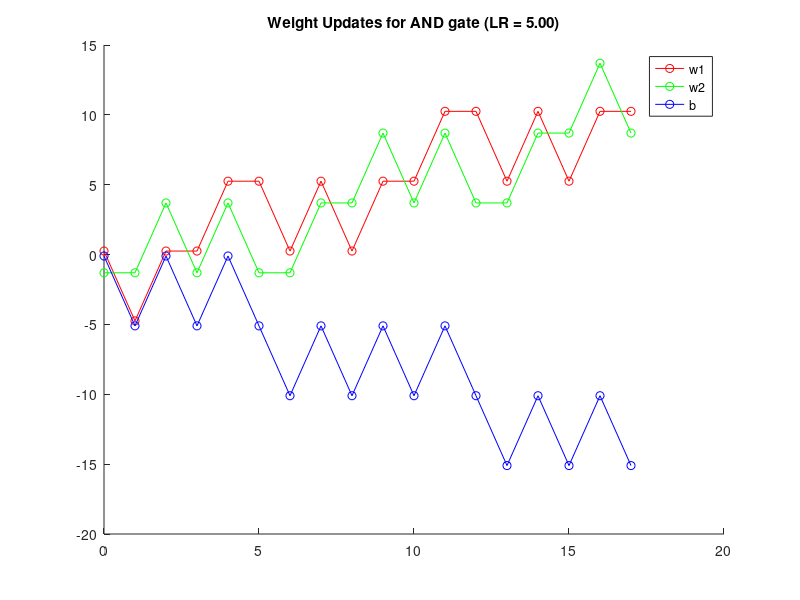
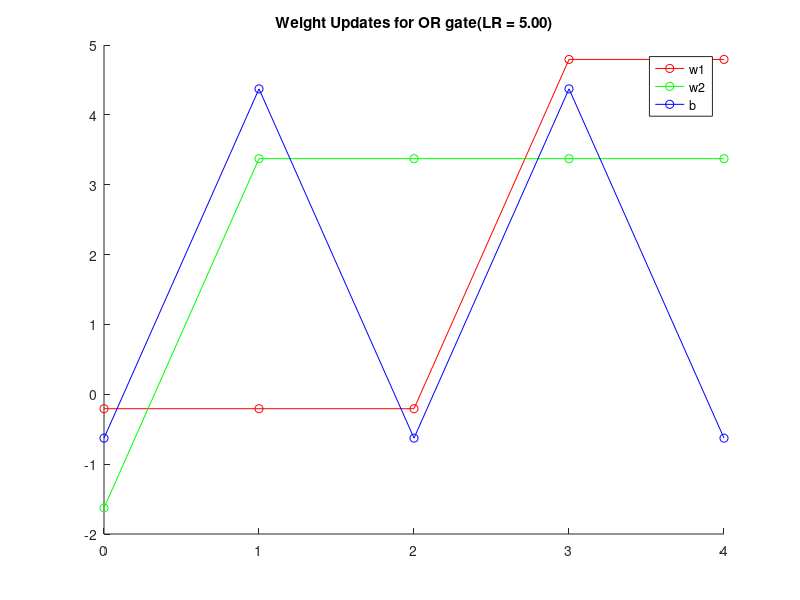
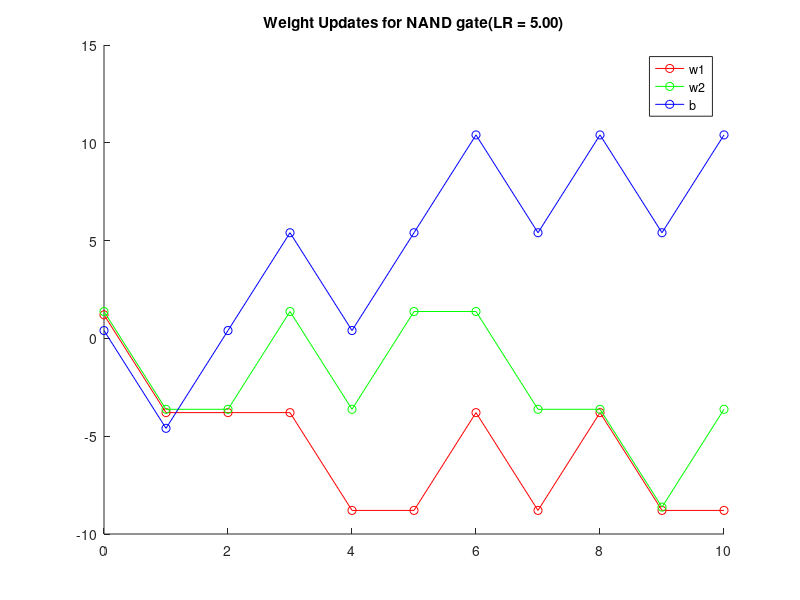
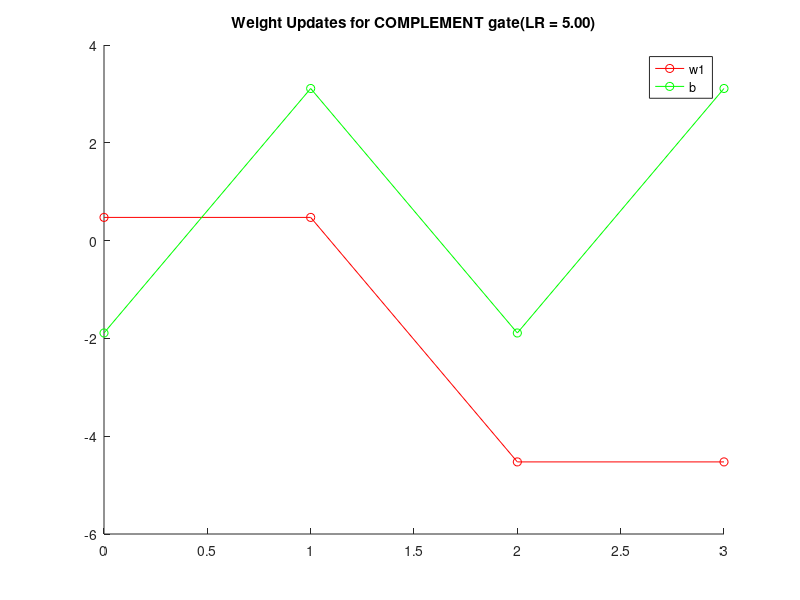

Reproduce these figures in MATLAB, in order.
clc
clear
close all

AND = [0 0 1 0; 0 1 1 0; 1 0 1 0; 1 1 1 1];
OR = [0 0 1 0; 0 1 1 1; 1 0 1 1; 1 1 1 1];
COMPLEMENT = [0 1 1; 1 1 0];
NAND = [0 0 1 1; 0 1 1 1; 1 0 1 1; 1 1 1 0];

eta = 5;


% AND
w = randn(1, 3);
w_h = w;

classified = false;
while ~classified
    classified = true;
    for i = 1:length(AND(:,1))
        if AND(i,1:3)*w'>=0
            y=1;
        else
            y=0;
        end
        if AND(i,4)~= y
            w = w + eta*(AND(i,4)-y)*AND(i,1:3);
            w_h = [w_h; w];
            classified = false;
        end
    end
end


fig1 = figure;
hold on;
n = length(w_h);
plot(0:n-1, w_h(:,1),'-or');
plot(0:n-1, w_h(:,2),'-og');
plot(0:n-1, w_h(:,3),'-ob');
legend({'w1','w2','b'});
title(sprintf('Weight Updates for AND gate (LR = %.2f)', eta));
hold off;
saveas(fig1, sprintf('AND_w_%.3f.png', eta));

% x = linspace(0, 2);
% y = -w(1)/w(2)*x - w(3)/w(2);
% fig1a = figure;
% hold on;
% plot(x, y);
% scatter(AND(:,1),AND(:,2),[],AND(:,4),'filled');
% xlim([0 2])
% ylim([0 2])
% title(sprintf('AND (learning rate = %.2f)',eta));
% hold off
% saveas(fig1a,sprintf('AND_PLOT_%.3f.png',eta))


% OR
w = randn(1, 3);
w_h = w;

classified = false;
while ~classified
    classified = true;
    for i = 1:length(OR(:,1))
        if OR(i,1:3)*w'>=0
            y=1;
        else
            y=0;
        end
        if OR(i,4)~= y
            w = w + eta*(OR(i,4)-y)*OR(i,1:3);
            w_h = [w_h; w];
            classified = false;
        end
    end
end

fig2 = figure;
hold on;
n = length(w_h);
plot(0:n-1, w_h(:,1),'-or');
plot(0:n-1, w_h(:,2),'-og');
plot(0:n-1, w_h(:,3),'-ob');
legend({'w1','w2','b'});
title(sprintf('Weight Updates for OR gate(LR = %.2f)',eta));
hold off;
saveas(fig2, sprintf('OR_w_%.3f.png', eta));

% x = linspace(0, 2);
% y = -w(1)/w(2)*x - w(3)/w(2);
% fig2a = figure;
% hold on;
% plot(x, y);
% scatter(OR(:,1),OR(:,2),[],OR(:,4),'filled');
% xlim([0 2])
% ylim([0 2])
% title(sprintf('OR (learning rate = %.2f)',eta));
% hold off
% saveas(fig2a,sprintf('OR_PLOT_%.3f.png',eta))


% NAND
w = randn(1, 3);
w_h = w;

classified = false;
while ~classified
    classified = true;
    for i = 1:length(NAND(:,1))
        if NAND(i,1:3)*w'>=0
            y=1;
        else
            y=0;
        end
        if NAND(i,4)~= y
            w = w + eta*(NAND(i,4)-y)*NAND(i,1:3);
            w_h = [w_h; w];
            classified = false;
        end
    end
end

fig3 = figure;
hold on;
n = length(w_h);
plot(0:n-1, w_h(:,1),'-or');
plot(0:n-1, w_h(:,2),'-og');
plot(0:n-1, w_h(:,3),'-ob');
legend({'w1','w2','b'});
title(sprintf('Weight Updates for NAND gate(LR = %.2f)',eta));
hold off;
saveas(fig3, sprintf('NAND_w_%.3f.png', eta));


% x = linspace(0, 2);
% y = -w(1)/w(2)*x - w(3)/w(2);
% fig3a = figure;
% hold on;
% plot(x, y);
% scatter(NAND(:,1),NAND(:,2),[],NAND(:,4),'filled');
% xlim([0 2])
% ylim([0 2])
% title(sprintf('NAND (learning rate = %.2f)',eta));
% hold off
% saveas(fig3a,sprintf('NAND_PLOT_%.3f.png',eta))


% COMPLEMENT
w = randn(1,2);
w_h = w;

classified = false;
while ~classified
    classified = true;
    for i = 1:length(COMPLEMENT(:,1))
        if COMPLEMENT(i,1:2)*w'>=0
            y=1;
        else
            y=0;
        end
        if COMPLEMENT(i,3)~= y
            w = w + eta*(COMPLEMENT(i,3)-y)*COMPLEMENT(i,1:2);
            w_h = [w_h; w];
            classified = false;
        end
    end
end

fig4 = figure;
hold on;
n = length(w_h);
plot(0:n-1, w_h(:,1),'-or');
plot(0:n-1, w_h(:,2),'-og');
legend({'w1','b'});
title(sprintf('Weight Updates for COMPLEMENT gate(LR = %.2f)',eta));
hold off;
saveas(fig4, sprintf('COMPLEMENT_w_%.3f.png', eta));


% x = - w(2)/w(1);
% fig4a = figure;
% hold on;
% plot([x x], [0 2]);
% scatter(COMPLEMENT(:,1),zeros([length(COMPLEMENT(:,1)) 1]),[],COMPLEMENT(:,3),'filled');
% xlim([0 2])
% ylim([0 2])
% title(sprintf('COMPLEMENT (learning rate = %.2f)',eta));
% hold off
% saveas(fig4a,sprintf('COMPLEMENT_PLOT_%.3f.png',eta))